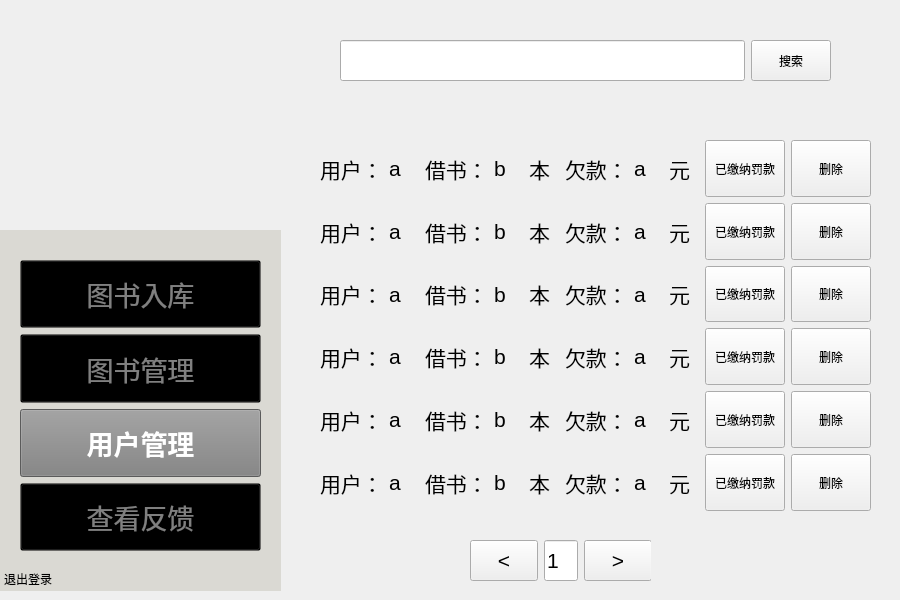
<?xml version="1.0" encoding="UTF-8"?>
<ui version="4.0">
 <class>usemmanagement</class>
 <widget class="QWidget" name="usemmanagement">
  <property name="geometry">
   <rect>
    <x>0</x>
    <y>0</y>
    <width>900</width>
    <height>600</height>
   </rect>
  </property>
  <property name="windowTitle">
   <string>Form</string>
  </property>
  <widget class="QWidget" name="verticalLayoutWidget_3">
   <property name="geometry">
    <rect>
     <x>320</x>
     <y>140</y>
     <width>551</width>
     <height>371</height>
    </rect>
   </property>
   <layout class="QVBoxLayout" name="verticalLayout">
    <item>
     <layout class="QHBoxLayout" name="horizontalLayout_2">
      <item>
       <widget class="QLabel" name="a">
        <property name="font">
         <font>
          <pointsize>16</pointsize>
         </font>
        </property>
        <property name="text">
         <string>用户：</string>
        </property>
       </widget>
      </item>
      <item>
       <widget class="QLabel" name="name">
        <property name="font">
         <font>
          <pointsize>16</pointsize>
         </font>
        </property>
        <property name="text">
         <string>a</string>
        </property>
       </widget>
      </item>
      <item>
       <widget class="QLabel" name="b">
        <property name="font">
         <font>
          <pointsize>16</pointsize>
         </font>
        </property>
        <property name="text">
         <string>借书：</string>
        </property>
       </widget>
      </item>
      <item>
       <widget class="QLabel" name="book">
        <property name="font">
         <font>
          <pointsize>16</pointsize>
         </font>
        </property>
        <property name="text">
         <string>b</string>
        </property>
       </widget>
      </item>
      <item>
       <widget class="QLabel" name="c">
        <property name="font">
         <font>
          <pointsize>16</pointsize>
         </font>
        </property>
        <property name="text">
         <string>本</string>
        </property>
       </widget>
      </item>
      <item>
       <widget class="QLabel" name="d">
        <property name="font">
         <font>
          <pointsize>16</pointsize>
         </font>
        </property>
        <property name="text">
         <string>欠款：</string>
        </property>
       </widget>
      </item>
      <item>
       <widget class="QLabel" name="money">
        <property name="font">
         <font>
          <pointsize>16</pointsize>
         </font>
        </property>
        <property name="text">
         <string>a</string>
        </property>
       </widget>
      </item>
      <item>
       <widget class="QLabel" name="e">
        <property name="font">
         <font>
          <pointsize>16</pointsize>
         </font>
        </property>
        <property name="text">
         <string>元</string>
        </property>
       </widget>
      </item>
      <item>
       <widget class="QPushButton" name="pay">
        <property name="sizePolicy">
         <sizepolicy hsizetype="Minimum" vsizetype="Expanding">
          <horstretch>0</horstretch>
          <verstretch>0</verstretch>
         </sizepolicy>
        </property>
        <property name="text">
         <string>已缴纳罚款</string>
        </property>
       </widget>
      </item>
      <item>
       <widget class="QPushButton" name="delete_2">
        <property name="sizePolicy">
         <sizepolicy hsizetype="Minimum" vsizetype="Expanding">
          <horstretch>0</horstretch>
          <verstretch>0</verstretch>
         </sizepolicy>
        </property>
        <property name="text">
         <string>删除</string>
        </property>
       </widget>
      </item>
     </layout>
    </item>
    <item>
     <layout class="QHBoxLayout" name="bookList2">
      <item>
       <widget class="QLabel" name="a_2">
        <property name="font">
         <font>
          <pointsize>16</pointsize>
         </font>
        </property>
        <property name="text">
         <string>用户：</string>
        </property>
       </widget>
      </item>
      <item>
       <widget class="QLabel" name="name_2">
        <property name="font">
         <font>
          <pointsize>16</pointsize>
         </font>
        </property>
        <property name="text">
         <string>a</string>
        </property>
       </widget>
      </item>
      <item>
       <widget class="QLabel" name="b_2">
        <property name="font">
         <font>
          <pointsize>16</pointsize>
         </font>
        </property>
        <property name="text">
         <string>借书：</string>
        </property>
       </widget>
      </item>
      <item>
       <widget class="QLabel" name="book_2">
        <property name="font">
         <font>
          <pointsize>16</pointsize>
         </font>
        </property>
        <property name="text">
         <string>b</string>
        </property>
       </widget>
      </item>
      <item>
       <widget class="QLabel" name="c_2">
        <property name="font">
         <font>
          <pointsize>16</pointsize>
         </font>
        </property>
        <property name="text">
         <string>本</string>
        </property>
       </widget>
      </item>
      <item>
       <widget class="QLabel" name="d_2">
        <property name="font">
         <font>
          <pointsize>16</pointsize>
         </font>
        </property>
        <property name="text">
         <string>欠款：</string>
        </property>
       </widget>
      </item>
      <item>
       <widget class="QLabel" name="money_2">
        <property name="font">
         <font>
          <pointsize>16</pointsize>
         </font>
        </property>
        <property name="text">
         <string>a</string>
        </property>
       </widget>
      </item>
      <item>
       <widget class="QLabel" name="e_2">
        <property name="font">
         <font>
          <pointsize>16</pointsize>
         </font>
        </property>
        <property name="text">
         <string>元</string>
        </property>
       </widget>
      </item>
      <item>
       <widget class="QPushButton" name="pay_2">
        <property name="sizePolicy">
         <sizepolicy hsizetype="Minimum" vsizetype="Expanding">
          <horstretch>0</horstretch>
          <verstretch>0</verstretch>
         </sizepolicy>
        </property>
        <property name="text">
         <string>已缴纳罚款</string>
        </property>
       </widget>
      </item>
      <item>
       <widget class="QPushButton" name="delete_3">
        <property name="sizePolicy">
         <sizepolicy hsizetype="Minimum" vsizetype="Expanding">
          <horstretch>0</horstretch>
          <verstretch>0</verstretch>
         </sizepolicy>
        </property>
        <property name="text">
         <string>删除</string>
        </property>
       </widget>
      </item>
     </layout>
    </item>
    <item>
     <layout class="QHBoxLayout" name="bookList3">
      <item>
       <widget class="QLabel" name="a_3">
        <property name="font">
         <font>
          <pointsize>16</pointsize>
         </font>
        </property>
        <property name="text">
         <string>用户：</string>
        </property>
       </widget>
      </item>
      <item>
       <widget class="QLabel" name="name_3">
        <property name="font">
         <font>
          <pointsize>16</pointsize>
         </font>
        </property>
        <property name="text">
         <string>a</string>
        </property>
       </widget>
      </item>
      <item>
       <widget class="QLabel" name="b_3">
        <property name="font">
         <font>
          <pointsize>16</pointsize>
         </font>
        </property>
        <property name="text">
         <string>借书：</string>
        </property>
       </widget>
      </item>
      <item>
       <widget class="QLabel" name="book_3">
        <property name="font">
         <font>
          <pointsize>16</pointsize>
         </font>
        </property>
        <property name="text">
         <string>b</string>
        </property>
       </widget>
      </item>
      <item>
       <widget class="QLabel" name="c_3">
        <property name="font">
         <font>
          <pointsize>16</pointsize>
         </font>
        </property>
        <property name="text">
         <string>本</string>
        </property>
       </widget>
      </item>
      <item>
       <widget class="QLabel" name="d_3">
        <property name="font">
         <font>
          <pointsize>16</pointsize>
         </font>
        </property>
        <property name="text">
         <string>欠款：</string>
        </property>
       </widget>
      </item>
      <item>
       <widget class="QLabel" name="money_3">
        <property name="font">
         <font>
          <pointsize>16</pointsize>
         </font>
        </property>
        <property name="text">
         <string>a</string>
        </property>
       </widget>
      </item>
      <item>
       <widget class="QLabel" name="e_3">
        <property name="font">
         <font>
          <pointsize>16</pointsize>
         </font>
        </property>
        <property name="text">
         <string>元</string>
        </property>
       </widget>
      </item>
      <item>
       <widget class="QPushButton" name="pay_3">
        <property name="sizePolicy">
         <sizepolicy hsizetype="Minimum" vsizetype="Expanding">
          <horstretch>0</horstretch>
          <verstretch>0</verstretch>
         </sizepolicy>
        </property>
        <property name="text">
         <string>已缴纳罚款</string>
        </property>
       </widget>
      </item>
      <item>
       <widget class="QPushButton" name="delete_4">
        <property name="sizePolicy">
         <sizepolicy hsizetype="Minimum" vsizetype="Expanding">
          <horstretch>0</horstretch>
          <verstretch>0</verstretch>
         </sizepolicy>
        </property>
        <property name="text">
         <string>删除</string>
        </property>
       </widget>
      </item>
     </layout>
    </item>
    <item>
     <layout class="QHBoxLayout" name="bookList4_2">
      <item>
       <widget class="QLabel" name="a_4">
        <property name="font">
         <font>
          <pointsize>16</pointsize>
         </font>
        </property>
        <property name="text">
         <string>用户：</string>
        </property>
       </widget>
      </item>
      <item>
       <widget class="QLabel" name="name_4">
        <property name="font">
         <font>
          <pointsize>16</pointsize>
         </font>
        </property>
        <property name="text">
         <string>a</string>
        </property>
       </widget>
      </item>
      <item>
       <widget class="QLabel" name="b_4">
        <property name="font">
         <font>
          <pointsize>16</pointsize>
         </font>
        </property>
        <property name="text">
         <string>借书：</string>
        </property>
       </widget>
      </item>
      <item>
       <widget class="QLabel" name="book_4">
        <property name="font">
         <font>
          <pointsize>16</pointsize>
         </font>
        </property>
        <property name="text">
         <string>b</string>
        </property>
       </widget>
      </item>
      <item>
       <widget class="QLabel" name="c_4">
        <property name="font">
         <font>
          <pointsize>16</pointsize>
         </font>
        </property>
        <property name="text">
         <string>本</string>
        </property>
       </widget>
      </item>
      <item>
       <widget class="QLabel" name="d_4">
        <property name="font">
         <font>
          <pointsize>16</pointsize>
         </font>
        </property>
        <property name="text">
         <string>欠款：</string>
        </property>
       </widget>
      </item>
      <item>
       <widget class="QLabel" name="money_4">
        <property name="font">
         <font>
          <pointsize>16</pointsize>
         </font>
        </property>
        <property name="text">
         <string>a</string>
        </property>
       </widget>
      </item>
      <item>
       <widget class="QLabel" name="e_4">
        <property name="font">
         <font>
          <pointsize>16</pointsize>
         </font>
        </property>
        <property name="text">
         <string>元</string>
        </property>
       </widget>
      </item>
      <item>
       <widget class="QPushButton" name="pay_4">
        <property name="sizePolicy">
         <sizepolicy hsizetype="Minimum" vsizetype="Expanding">
          <horstretch>0</horstretch>
          <verstretch>0</verstretch>
         </sizepolicy>
        </property>
        <property name="text">
         <string>已缴纳罚款</string>
        </property>
       </widget>
      </item>
      <item>
       <widget class="QPushButton" name="delete_5">
        <property name="sizePolicy">
         <sizepolicy hsizetype="Minimum" vsizetype="Expanding">
          <horstretch>0</horstretch>
          <verstretch>0</verstretch>
         </sizepolicy>
        </property>
        <property name="text">
         <string>删除</string>
        </property>
       </widget>
      </item>
     </layout>
    </item>
    <item>
     <layout class="QHBoxLayout" name="bookList4_3">
      <item>
       <widget class="QLabel" name="a_5">
        <property name="font">
         <font>
          <pointsize>16</pointsize>
         </font>
        </property>
        <property name="text">
         <string>用户：</string>
        </property>
       </widget>
      </item>
      <item>
       <widget class="QLabel" name="name_5">
        <property name="font">
         <font>
          <pointsize>16</pointsize>
         </font>
        </property>
        <property name="text">
         <string>a</string>
        </property>
       </widget>
      </item>
      <item>
       <widget class="QLabel" name="b_5">
        <property name="font">
         <font>
          <pointsize>16</pointsize>
         </font>
        </property>
        <property name="text">
         <string>借书：</string>
        </property>
       </widget>
      </item>
      <item>
       <widget class="QLabel" name="book_5">
        <property name="font">
         <font>
          <pointsize>16</pointsize>
         </font>
        </property>
        <property name="text">
         <string>b</string>
        </property>
       </widget>
      </item>
      <item>
       <widget class="QLabel" name="c_5">
        <property name="font">
         <font>
          <pointsize>16</pointsize>
         </font>
        </property>
        <property name="text">
         <string>本</string>
        </property>
       </widget>
      </item>
      <item>
       <widget class="QLabel" name="d_5">
        <property name="font">
         <font>
          <pointsize>16</pointsize>
         </font>
        </property>
        <property name="text">
         <string>欠款：</string>
        </property>
       </widget>
      </item>
      <item>
       <widget class="QLabel" name="money_5">
        <property name="font">
         <font>
          <pointsize>16</pointsize>
         </font>
        </property>
        <property name="text">
         <string>a</string>
        </property>
       </widget>
      </item>
      <item>
       <widget class="QLabel" name="e_5">
        <property name="font">
         <font>
          <pointsize>16</pointsize>
         </font>
        </property>
        <property name="text">
         <string>元</string>
        </property>
       </widget>
      </item>
      <item>
       <widget class="QPushButton" name="pay_5">
        <property name="sizePolicy">
         <sizepolicy hsizetype="Minimum" vsizetype="Expanding">
          <horstretch>0</horstretch>
          <verstretch>0</verstretch>
         </sizepolicy>
        </property>
        <property name="text">
         <string>已缴纳罚款</string>
        </property>
       </widget>
      </item>
      <item>
       <widget class="QPushButton" name="delete_6">
        <property name="sizePolicy">
         <sizepolicy hsizetype="Minimum" vsizetype="Expanding">
          <horstretch>0</horstretch>
          <verstretch>0</verstretch>
         </sizepolicy>
        </property>
        <property name="text">
         <string>删除</string>
        </property>
       </widget>
      </item>
     </layout>
    </item>
    <item>
     <layout class="QHBoxLayout" name="bookList4">
      <item>
       <widget class="QLabel" name="a_6">
        <property name="font">
         <font>
          <pointsize>16</pointsize>
         </font>
        </property>
        <property name="text">
         <string>用户：</string>
        </property>
       </widget>
      </item>
      <item>
       <widget class="QLabel" name="name_6">
        <property name="font">
         <font>
          <pointsize>16</pointsize>
         </font>
        </property>
        <property name="text">
         <string>a</string>
        </property>
       </widget>
      </item>
      <item>
       <widget class="QLabel" name="b_6">
        <property name="font">
         <font>
          <pointsize>16</pointsize>
         </font>
        </property>
        <property name="text">
         <string>借书：</string>
        </property>
       </widget>
      </item>
      <item>
       <widget class="QLabel" name="book_6">
        <property name="font">
         <font>
          <pointsize>16</pointsize>
         </font>
        </property>
        <property name="text">
         <string>b</string>
        </property>
       </widget>
      </item>
      <item>
       <widget class="QLabel" name="c_6">
        <property name="font">
         <font>
          <pointsize>16</pointsize>
         </font>
        </property>
        <property name="text">
         <string>本</string>
        </property>
       </widget>
      </item>
      <item>
       <widget class="QLabel" name="d_6">
        <property name="font">
         <font>
          <pointsize>16</pointsize>
         </font>
        </property>
        <property name="text">
         <string>欠款：</string>
        </property>
       </widget>
      </item>
      <item>
       <widget class="QLabel" name="money_6">
        <property name="font">
         <font>
          <pointsize>16</pointsize>
         </font>
        </property>
        <property name="text">
         <string>a</string>
        </property>
       </widget>
      </item>
      <item>
       <widget class="QLabel" name="e_6">
        <property name="font">
         <font>
          <pointsize>16</pointsize>
         </font>
        </property>
        <property name="text">
         <string>元</string>
        </property>
       </widget>
      </item>
      <item>
       <widget class="QPushButton" name="pay_6">
        <property name="sizePolicy">
         <sizepolicy hsizetype="Minimum" vsizetype="Expanding">
          <horstretch>0</horstretch>
          <verstretch>0</verstretch>
         </sizepolicy>
        </property>
        <property name="text">
         <string>已缴纳罚款</string>
        </property>
       </widget>
      </item>
      <item>
       <widget class="QPushButton" name="delete_7">
        <property name="sizePolicy">
         <sizepolicy hsizetype="Minimum" vsizetype="Expanding">
          <horstretch>0</horstretch>
          <verstretch>0</verstretch>
         </sizepolicy>
        </property>
        <property name="text">
         <string>删除</string>
        </property>
       </widget>
      </item>
     </layout>
    </item>
   </layout>
  </widget>
  <widget class="QWidget" name="horizontalLayoutWidget">
   <property name="geometry">
    <rect>
     <x>340</x>
     <y>40</y>
     <width>491</width>
     <height>41</height>
    </rect>
   </property>
   <layout class="QHBoxLayout" name="find_check">
    <item>
     <widget class="QLineEdit" name="lineEdit">
      <property name="sizePolicy">
       <sizepolicy hsizetype="Expanding" vsizetype="Ignored">
        <horstretch>0</horstretch>
        <verstretch>0</verstretch>
       </sizepolicy>
      </property>
      <property name="font">
       <font>
        <pointsize>16</pointsize>
       </font>
      </property>
     </widget>
    </item>
    <item>
     <widget class="QPushButton" name="pushButton_2">
      <property name="sizePolicy">
       <sizepolicy hsizetype="Maximum" vsizetype="Minimum">
        <horstretch>0</horstretch>
        <verstretch>0</verstretch>
       </sizepolicy>
      </property>
      <property name="text">
       <string>搜索</string>
      </property>
     </widget>
    </item>
   </layout>
  </widget>
  <widget class="QWidget" name="verticalLayoutWidget">
   <property name="geometry">
    <rect>
     <x>0</x>
     <y>230</y>
     <width>281</width>
     <height>361</height>
    </rect>
   </property>
   <layout class="QVBoxLayout" name="mode">
    <item>
     <widget class="QFrame" name="frame">
      <property name="enabled">
       <bool>true</bool>
      </property>
      <property name="acceptDrops">
       <bool>false</bool>
      </property>
      <property name="autoFillBackground">
       <bool>false</bool>
      </property>
      <property name="styleSheet">
       <string notr="true">QFrame {
    background-color: rgb(218,217,211); 
}
</string>
      </property>
      <property name="frameShape">
       <enum>QFrame::Shape::NoFrame</enum>
      </property>
      <property name="frameShadow">
       <enum>QFrame::Shadow::Plain</enum>
      </property>
      <widget class="QWidget" name="verticalLayoutWidget_2">
       <property name="geometry">
        <rect>
         <x>20</x>
         <y>30</y>
         <width>241</width>
         <height>291</height>
        </rect>
       </property>
       <layout class="QVBoxLayout" name="verticalLayout_2">
        <item>
         <widget class="QPushButton" name="PersonalMode_Button">
          <property name="enabled">
           <bool>true</bool>
          </property>
          <property name="sizePolicy">
           <sizepolicy hsizetype="Expanding" vsizetype="Expanding">
            <horstretch>0</horstretch>
            <verstretch>0</verstretch>
           </sizepolicy>
          </property>
          <property name="font">
           <font>
            <pointsize>20</pointsize>
            <bold>false</bold>
           </font>
          </property>
          <property name="focusPolicy">
           <enum>Qt::FocusPolicy::ClickFocus</enum>
          </property>
          <property name="layoutDirection">
           <enum>Qt::LayoutDirection::LeftToRight</enum>
          </property>
          <property name="autoFillBackground">
           <bool>false</bool>
          </property>
          <property name="styleSheet">
           <string notr="true">QPushButton {
    background-color: transparent;
    color: grey;
}
</string>
          </property>
          <property name="text">
           <string>图书入库</string>
          </property>
         </widget>
        </item>
        <item>
         <widget class="QPushButton" name="BookMode_Button">
          <property name="enabled">
           <bool>true</bool>
          </property>
          <property name="sizePolicy">
           <sizepolicy hsizetype="Expanding" vsizetype="Expanding">
            <horstretch>0</horstretch>
            <verstretch>0</verstretch>
           </sizepolicy>
          </property>
          <property name="palette">
           <palette>
            <active>
             <colorrole role="WindowText">
              <brush brushstyle="SolidPattern">
               <color alpha="255">
                <red>128</red>
                <green>128</green>
                <blue>128</blue>
               </color>
              </brush>
             </colorrole>
             <colorrole role="Button">
              <brush brushstyle="SolidPattern">
               <color alpha="0">
                <red>0</red>
                <green>0</green>
                <blue>0</blue>
               </color>
              </brush>
             </colorrole>
             <colorrole role="Text">
              <brush brushstyle="SolidPattern">
               <color alpha="255">
                <red>128</red>
                <green>128</green>
                <blue>128</blue>
               </color>
              </brush>
             </colorrole>
             <colorrole role="ButtonText">
              <brush brushstyle="SolidPattern">
               <color alpha="255">
                <red>128</red>
                <green>128</green>
                <blue>128</blue>
               </color>
              </brush>
             </colorrole>
             <colorrole role="Base">
              <brush brushstyle="SolidPattern">
               <color alpha="0">
                <red>0</red>
                <green>0</green>
                <blue>0</blue>
               </color>
              </brush>
             </colorrole>
             <colorrole role="Window">
              <brush brushstyle="SolidPattern">
               <color alpha="0">
                <red>0</red>
                <green>0</green>
                <blue>0</blue>
               </color>
              </brush>
             </colorrole>
             <colorrole role="PlaceholderText">
              <brush brushstyle="SolidPattern">
               <color alpha="128">
                <red>128</red>
                <green>128</green>
                <blue>128</blue>
               </color>
              </brush>
             </colorrole>
            </active>
            <inactive>
             <colorrole role="WindowText">
              <brush brushstyle="SolidPattern">
               <color alpha="255">
                <red>128</red>
                <green>128</green>
                <blue>128</blue>
               </color>
              </brush>
             </colorrole>
             <colorrole role="Button">
              <brush brushstyle="SolidPattern">
               <color alpha="0">
                <red>0</red>
                <green>0</green>
                <blue>0</blue>
               </color>
              </brush>
             </colorrole>
             <colorrole role="Text">
              <brush brushstyle="SolidPattern">
               <color alpha="255">
                <red>128</red>
                <green>128</green>
                <blue>128</blue>
               </color>
              </brush>
             </colorrole>
             <colorrole role="ButtonText">
              <brush brushstyle="SolidPattern">
               <color alpha="255">
                <red>128</red>
                <green>128</green>
                <blue>128</blue>
               </color>
              </brush>
             </colorrole>
             <colorrole role="Base">
              <brush brushstyle="SolidPattern">
               <color alpha="0">
                <red>0</red>
                <green>0</green>
                <blue>0</blue>
               </color>
              </brush>
             </colorrole>
             <colorrole role="Window">
              <brush brushstyle="SolidPattern">
               <color alpha="0">
                <red>0</red>
                <green>0</green>
                <blue>0</blue>
               </color>
              </brush>
             </colorrole>
             <colorrole role="PlaceholderText">
              <brush brushstyle="SolidPattern">
               <color alpha="128">
                <red>128</red>
                <green>128</green>
                <blue>128</blue>
               </color>
              </brush>
             </colorrole>
            </inactive>
            <disabled>
             <colorrole role="WindowText">
              <brush brushstyle="SolidPattern">
               <color alpha="255">
                <red>128</red>
                <green>128</green>
                <blue>128</blue>
               </color>
              </brush>
             </colorrole>
             <colorrole role="Button">
              <brush brushstyle="SolidPattern">
               <color alpha="0">
                <red>0</red>
                <green>0</green>
                <blue>0</blue>
               </color>
              </brush>
             </colorrole>
             <colorrole role="Text">
              <brush brushstyle="SolidPattern">
               <color alpha="255">
                <red>128</red>
                <green>128</green>
                <blue>128</blue>
               </color>
              </brush>
             </colorrole>
             <colorrole role="ButtonText">
              <brush brushstyle="SolidPattern">
               <color alpha="255">
                <red>128</red>
                <green>128</green>
                <blue>128</blue>
               </color>
              </brush>
             </colorrole>
             <colorrole role="Base">
              <brush brushstyle="SolidPattern">
               <color alpha="0">
                <red>0</red>
                <green>0</green>
                <blue>0</blue>
               </color>
              </brush>
             </colorrole>
             <colorrole role="Window">
              <brush brushstyle="SolidPattern">
               <color alpha="0">
                <red>0</red>
                <green>0</green>
                <blue>0</blue>
               </color>
              </brush>
             </colorrole>
             <colorrole role="PlaceholderText">
              <brush brushstyle="SolidPattern">
               <color alpha="128">
                <red>128</red>
                <green>128</green>
                <blue>128</blue>
               </color>
              </brush>
             </colorrole>
            </disabled>
           </palette>
          </property>
          <property name="font">
           <font>
            <pointsize>20</pointsize>
            <bold>false</bold>
           </font>
          </property>
          <property name="mouseTracking">
           <bool>false</bool>
          </property>
          <property name="acceptDrops">
           <bool>false</bool>
          </property>
          <property name="layoutDirection">
           <enum>Qt::LayoutDirection::LeftToRight</enum>
          </property>
          <property name="autoFillBackground">
           <bool>false</bool>
          </property>
          <property name="styleSheet">
           <string notr="true">QPushButton {
    background-color: transparent;
    color: grey;
}
</string>
          </property>
          <property name="text">
           <string>图书管理</string>
          </property>
         </widget>
        </item>
        <item>
         <widget class="QPushButton" name="FindBookMode_Button">
          <property name="sizePolicy">
           <sizepolicy hsizetype="Expanding" vsizetype="Expanding">
            <horstretch>0</horstretch>
            <verstretch>0</verstretch>
           </sizepolicy>
          </property>
          <property name="font">
           <font>
            <pointsize>20</pointsize>
            <bold>true</bold>
           </font>
          </property>
          <property name="layoutDirection">
           <enum>Qt::LayoutDirection::LeftToRight</enum>
          </property>
          <property name="autoFillBackground">
           <bool>false</bool>
          </property>
          <property name="styleSheet">
           <string notr="true">QPushButton {
    background-color: gray;
    color: white;
}</string>
          </property>
          <property name="text">
           <string>用户管理</string>
          </property>
         </widget>
        </item>
        <item>
         <widget class="QPushButton" name="Seen_Button">
          <property name="enabled">
           <bool>true</bool>
          </property>
          <property name="sizePolicy">
           <sizepolicy hsizetype="Expanding" vsizetype="Expanding">
            <horstretch>0</horstretch>
            <verstretch>0</verstretch>
           </sizepolicy>
          </property>
          <property name="font">
           <font>
            <pointsize>20</pointsize>
            <bold>false</bold>
           </font>
          </property>
          <property name="focusPolicy">
           <enum>Qt::FocusPolicy::ClickFocus</enum>
          </property>
          <property name="layoutDirection">
           <enum>Qt::LayoutDirection::LeftToRight</enum>
          </property>
          <property name="autoFillBackground">
           <bool>false</bool>
          </property>
          <property name="styleSheet">
           <string notr="true">QPushButton {
    background-color: transparent;
    color: grey;
}
</string>
          </property>
          <property name="text">
           <string>查看反馈</string>
          </property>
         </widget>
        </item>
       </layout>
       <zorder>BookMode_Button</zorder>
       <zorder>FindBookMode_Button</zorder>
       <zorder>PersonalMode_Button</zorder>
       <zorder>Seen_Button</zorder>
      </widget>
      <widget class="QPushButton" name="pushButton">
       <property name="geometry">
        <rect>
         <x>0</x>
         <y>340</y>
         <width>56</width>
         <height>18</height>
        </rect>
       </property>
       <property name="styleSheet">
        <string notr="true">QPushButton {
    border: none;
    background: transparent;
    color: black;
  }</string>
       </property>
       <property name="text">
        <string>退出登录</string>
       </property>
      </widget>
     </widget>
    </item>
   </layout>
  </widget>
  <widget class="QLabel" name="logo">
   <property name="enabled">
    <bool>true</bool>
   </property>
   <property name="geometry">
    <rect>
     <x>0</x>
     <y>0</y>
     <width>281</width>
     <height>271</height>
    </rect>
   </property>
   <property name="styleSheet">
    <string notr="true">QLabel {
    background-color: transparent;
}
</string>
   </property>
   <property name="frameShape">
    <enum>QFrame::Shape::NoFrame</enum>
   </property>
   <property name="frameShadow">
    <enum>QFrame::Shadow::Plain</enum>
   </property>
   <property name="text">
    <string/>
   </property>
   <property name="pixmap">
    <pixmap resource="Logo.qrc">:/image/Logo.png</pixmap>
   </property>
   <property name="scaledContents">
    <bool>true</bool>
   </property>
   <property name="wordWrap">
    <bool>false</bool>
   </property>
   <property name="openExternalLinks">
    <bool>false</bool>
   </property>
   <property name="textInteractionFlags">
    <set>Qt::TextInteractionFlag::LinksAccessibleByMouse</set>
   </property>
  </widget>
  <widget class="QWidget" name="horizontalLayoutWidget_2">
   <property name="geometry">
    <rect>
     <x>470</x>
     <y>540</y>
     <width>181</width>
     <height>41</height>
    </rect>
   </property>
   <layout class="QHBoxLayout" name="horizontalLayout_3">
    <item>
     <widget class="QPushButton" name="reduce_button">
      <property name="sizePolicy">
       <sizepolicy hsizetype="Minimum" vsizetype="Expanding">
        <horstretch>0</horstretch>
        <verstretch>0</verstretch>
       </sizepolicy>
      </property>
      <property name="font">
       <font>
        <pointsize>16</pointsize>
       </font>
      </property>
      <property name="text">
       <string>&lt;</string>
      </property>
     </widget>
    </item>
    <item>
     <widget class="QLineEdit" name="pages">
      <property name="sizePolicy">
       <sizepolicy hsizetype="Expanding" vsizetype="Expanding">
        <horstretch>0</horstretch>
        <verstretch>0</verstretch>
       </sizepolicy>
      </property>
      <property name="font">
       <font>
        <pointsize>16</pointsize>
       </font>
      </property>
      <property name="layoutDirection">
       <enum>Qt::LayoutDirection::LeftToRight</enum>
      </property>
      <property name="text">
       <string>1</string>
      </property>
     </widget>
    </item>
    <item>
     <widget class="QPushButton" name="raise_button">
      <property name="sizePolicy">
       <sizepolicy hsizetype="Minimum" vsizetype="Expanding">
        <horstretch>0</horstretch>
        <verstretch>0</verstretch>
       </sizepolicy>
      </property>
      <property name="font">
       <font>
        <pointsize>16</pointsize>
       </font>
      </property>
      <property name="text">
       <string>&gt;</string>
      </property>
     </widget>
    </item>
   </layout>
  </widget>
  <zorder>logo</zorder>
  <zorder>verticalLayoutWidget_3</zorder>
  <zorder>horizontalLayoutWidget</zorder>
  <zorder>verticalLayoutWidget</zorder>
  <zorder>horizontalLayoutWidget_2</zorder>
 </widget>
 <resources>
  <include location="Logo.qrc"/>
 </resources>
 <connections/>
</ui>
